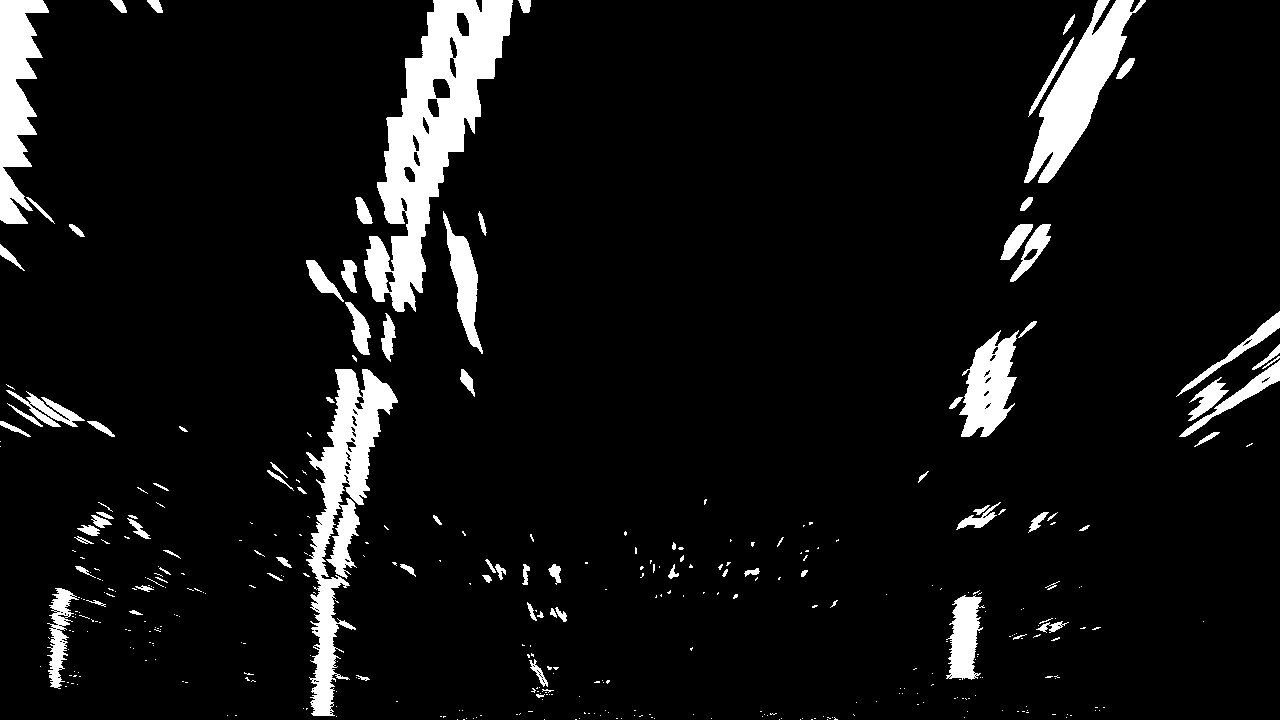
#> input picture Segments/warped-example.jpg, 1280 x 720 px
$ jupyter execute --allow-errors Advanced-Lane-Lines.ipynb   (shell and % lines are left out)   (older library calls are emulated)
#> lines starting #> are read from the running program, lines starting #| are printed output that depends on the picture; after the words box and inside, x2 and y2 are one past the last pixel; in counts of white or black regions, pixels touching at a corner belong together
## Import the Package

[cell 1]
import matplotlib.pyplot as plt
import matplotlib.image as mpimg
import numpy as np
import cv2
import glob
import os
from moviepy.editor import VideoFileClip
from IPython.display import HTML

## Read in an Image

#> (a cell that did not finish here is left out)

## Ideas for Lane Detection Pipeline

The goals / steps of this project are the following:

- Compute the camera calibration matrix and distortion coefficients given a set of chessboard images.
- Apply a distortion correction to raw images.
- Use color transforms, gradients, etc., to create a thresholded binary image.
- Apply a perspective transform to rectify binary image ("birds-eye view").
- Detect lane pixels and fit to find the lane boundary.
- Determine the curvature of the lane and vehicle position with respect to center.
- Warp the detected lane boundaries back onto the original image.
- Output visual display of the lane boundaries and numerical estimation of lane curvature and vehicle position.

##  Bank of Helpful Functions

[cell 3]
def camera_calibration(link='camera_cal/calibration*.jpg'):
#> called with link = 'camera_cal/calibration*.jpg'
    objp = np.zeros((6*9,3), np.float32)
#> objp = 54 rows, first 8: [0, 0, 0], [0, 0, 0], [0, 0, 0], [0, 0, 0], [0, 0, 0], [0, 0, 0], [0, 0, 0], [0, 0, 0]
    objp[:,:2] = np.mgrid[0:9,0:6].T.reshape(-1,2)
    objpoints = [] # 3d points in real world space
    imgpoints = [] # 2d points in image plane.
    images = glob.glob(link)
    for fname in images:
        img = cv2.imread(fname)
        gray = cv2.cvtColor(img,cv2.COLOR_BGR2GRAY)
        ret, corners = cv2.findChessboardCorners(gray, (9,6),None)
        if ret == True:
            objpoints.append(objp)
            imgpoints.append(corners)
            img = cv2.drawChessboardCorners(img, (9,6), corners, ret)
    return objpoints, imgpoints

def cal_undistort(img, objpoints, imgpoints):
    ret,mtx, dist, rvecs, tvecs = cv2.calibrateCamera(objpoints, imgpoints, img.shape[1:], None, None)
    undist = cv2.undistort(img, mtx, dist, None, mtx)
    return undist

# Convert to HLS color space and separate the S channel
# Note: the input "img" is the undistorted image
# [29 lines left out: function advance_combo, not called in this run]

def gaussian_blur(image, kernel=5):
    blurred = cv2.GaussianBlur(image, (kernel,kernel), 0)
    return blurred

# [4 lines left out: function draw_lines, not called in this run]
def weighted_img(img, initial_img, α=0.8, β=1., γ=0.):
    return cv2.addWeighted(initial_img, α, img, β, γ)

# [120 lines left out: functions hist, find_lane_pixels, fit_polynomial, not called in this run]

def fit_poly(img_shape, leftx, lefty, rightx, righty):
     ### TO-DO: Fit a second order polynomial to each with np.polyfit() ###
    left_fit = np.polyfit(lefty, leftx, 2)
    right_fit = np.polyfit(righty, rightx, 2)
    # Generate x and y values for plotting
    ploty = np.linspace(0, img_shape[0]-1, img_shape[0])
    ### TO-DO: Calc both polynomials using ploty, left_fit and right_fit ###
    left_fitx = left_fit[0]*ploty**2 + left_fit[1]*ploty + left_fit[2]
    right_fitx = right_fit[0]*ploty**2 + right_fit[1]*ploty + right_fit[2]

    return left_fitx, right_fitx, ploty

def search_around_poly(binary_warped):
    # HYPERPARAMETER
    # Choose the width of the margin around the previous polynomial to search
    # The quiz grader expects 100 here, but feel free to tune on your own!
    margin = 100

    # Grab activated pixels
    nonzero = binary_warped.nonzero()
    nonzeroy = np.array(nonzero[0])
    nonzerox = np.array(nonzero[1])

    ### TO-DO: Set the area of search based on activated x-values ###
    ### within the +/- margin of our polynomial function ###
    ### Hint: consider the window areas for the similarly named variables ###
    ### in the previous quiz, but change the windows to our new search area ###
    left_lane_inds = ((nonzerox > (left_fit[0]*(nonzeroy**2) + left_fit[1]*nonzeroy +
                    left_fit[2] - margin)) & (nonzerox < (left_fit[0]*(nonzeroy**2) +
                    left_fit[1]*nonzeroy + left_fit[2] + margin)))
    right_lane_inds = ((nonzerox > (right_fit[0]*(nonzeroy**2) + right_fit[1]*nonzeroy +
                    right_fit[2] - margin)) & (nonzerox < (right_fit[0]*(nonzeroy**2) +
                    right_fit[1]*nonzeroy + right_fit[2] + margin)))

    # Again, extract left and right line pixel positions
    leftx = nonzerox[left_lane_inds]
    lefty = nonzeroy[left_lane_inds]
    rightx = nonzerox[right_lane_inds]
    righty = nonzeroy[right_lane_inds]

    # Fit new polynomials
    left_fitx, right_fitx, ploty = fit_poly(binary_warped.shape, leftx, lefty, rightx, righty)

    ## Visualization ##
    # Create an image to draw on and an image to show the selection window
    out_img = np.dstack((binary_warped, binary_warped, binary_warped))*255
    window_img = np.zeros_like(out_img)
    # Color in left and right line pixels
    out_img[nonzeroy[left_lane_inds], nonzerox[left_lane_inds]] = [255, 0, 0]
    out_img[nonzeroy[right_lane_inds], nonzerox[right_lane_inds]] = [0, 0, 255]

    # Generate a polygon to illustrate the search window area
    # And recast the x and y points into usable format for cv2.fillPoly()
    left_line_window1 = np.array([np.transpose(np.vstack([left_fitx-margin, ploty]))])
    left_line_window2 = np.array([np.flipud(np.transpose(np.vstack([left_fitx+margin,
                              ploty])))])
    left_line_pts = np.hstack((left_line_window1, left_line_window2))
    right_line_window1 = np.array([np.transpose(np.vstack([right_fitx-margin, ploty]))])
    right_line_window2 = np.array([np.flipud(np.transpose(np.vstack([right_fitx+margin,
                              ploty])))])
    right_line_pts = np.hstack((right_line_window1, right_line_window2))

    # Draw the lane onto the warped blank image
    cv2.fillPoly(window_img, np.int_([left_line_pts]), (0,255, 0))
    cv2.fillPoly(window_img, np.int_([right_line_pts]), (0,255, 0))
    result = cv2.addWeighted(out_img, 1, window_img, 0.3, 0)

    # Plot the polynomial lines onto the image
    plt.plot(left_fitx, ploty, color='yellow')
    plt.plot(right_fitx, ploty, color='yellow')
    ## End visualization steps ##

    return result, left_fitx, right_fitx, ploty

# [33 lines left out: functions measure_curvature_pixels, car_offset, annotation, not called in this run]

## First, I'll compute the camera calibration using chessboard images

[cell 4]
# camera_calibration()
objpoints, imgpoints = camera_calibration(link='camera_cal/calibration*.jpg');

## I obatined the objpoints and imgpoints for calibration

[cell 5]
# cal_undistort()

img = cv2.imread('camera_cal/calibration4.jpg')
#> (the rest of this cell did not finish here and is left out)

## Use Color Transforms, Gradients, etc., to create a Thresholded Binary Image.

#> (a cell that did not finish here is left out)

## Apply a perspective transform to rectify binary image ("birds-eye view")

### Find a trapezoidal shape

#> (a cell that did not finish here is left out)

#> (a cell that did not finish here is left out)

#> (a cell that did not finish here is left out)

(274,680) , (1046,680) ,(546,485) , (743,485)

### Draw the lines and Obtain M

#> (a cell that did not finish here is left out)

#> (a cell that did not finish here is left out)

## Detect lane pixels and fit to find the lane boundary.

#> (a cell that did not finish here is left out)

### find_lane_pixels and fit_polynomial

### [Results] find_lane_pixels and fit_polynomial

#> (a cell that did not finish here is left out)

### Finding the Lines- Search from Prior

[cell 14]
import cv2
import numpy as np
import matplotlib.image as mpimg
import matplotlib.pyplot as plt

# Load our image - this should be a new frame since last time!
binary_warped = mpimg.imread('Segments/warped-example.jpg')
#> binary_warped is the input picture: shape (720, 1280); min 0, max 255, mean 18.5

# Polynomial fit values from the previous frame
# Make sure to grab the actual values from the previous step in your project!
left_fit = np.array([ 2.13935315e-04, -3.77507980e-01,  4.76902175e+02])
right_fit = np.array([4.17622148e-04, -4.93848953e-01,  1.11806170e+03])

# Run image through the pipeline
# Note that in your project, you'll also want to feed in the previous fits
result = search_around_poly(binary_warped)
#> in search_around_poly, `nonzero = binary_warped.nonzero()`: nonzero = 89486 positions, rows 0 to 719, columns 0 to 1279
#> in fit_poly, `left_fit = np.polyfit(lefty, leftx, 2)`: left_fit = [0.000151, -0.342, 475.5]
#> in fit_poly, `right_fit = np.polyfit(righty, rightx, 2)`: right_fit = [0.000433, -0.489, 1116]
#> in fit_poly, `left_fitx = left_fit[0]*ploty**2 + left_fit[1]*ploty + left_fit[2]`: left_fitx = 720 values, max 475.5 at index 0, min 307.6 at index 719, mean 378.6
#> in fit_poly, `right_fitx = right_fit[0]*ploty**2 + right_fit[1]*ploty + right_fit[2]`: right_fitx = 720 values, max 1116 at index 0, min 978 at index 565, mean 1014.9
#> in search_around_poly, `left_fitx, right_fitx, ploty = fit_poly(binary_warped.shape, leftx, le..`: ploty = 720 values from 0 to 719
#> in search_around_poly, `out_img[nonzeroy[right_lane_inds], nonzerox[right_lane_inds]] = [0, 0,..`:
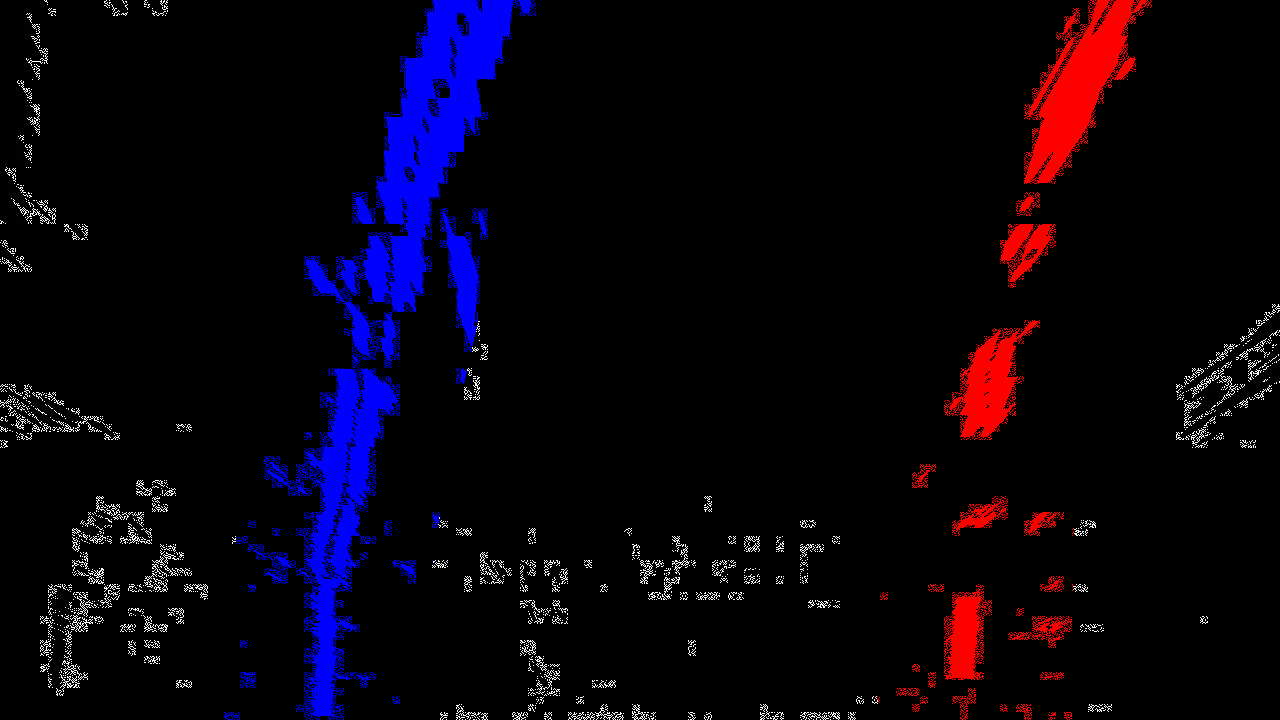
#> out_img: shape (720, 1280, 3); mean of channels 0, 1, 2 14.5, 3, 8.9; drawn as B, G, R
#> in search_around_poly, `left_line_window1 = np.array([np.transpose(np.vstack([left_fitx-margin..`: left_line_window1 = 720 pairs, first value 207.6 to 375.5, second value 0 to 719
#> in search_around_poly, `left_line_window2 = np.array([np.flipud(np.transpose(np.vstack([left_f..`: left_line_window2 = 720 pairs, first value 407.6 to 575.5, second value 0 to 719
#> in search_around_poly, `left_line_pts = np.hstack((left_line_window1, left_line_window2))`: left_line_pts = 1440 pairs, first value 207.6 to 575.5, second value 0 to 719
#> in search_around_poly, `right_line_window1 = np.array([np.transpose(np.vstack([right_fitx-marg..`: right_line_window1 = 720 pairs, first value 878 to 1016, second value 0 to 719
#> in search_around_poly, `right_line_window2 = np.array([np.flipud(np.transpose(np.vstack([right..`: right_line_window2 = 720 pairs, first value 1078 to 1216, second value 0 to 719
#> in search_around_poly, `right_line_pts = np.hstack((right_line_window1, right_line_window2))`: right_line_pts = 1440 pairs, first value 878 to 1216, second value 0 to 719
#> in search_around_poly, `cv2.fillPoly(window_img, np.int_([left_line_pts]), (0,255, 0))`:
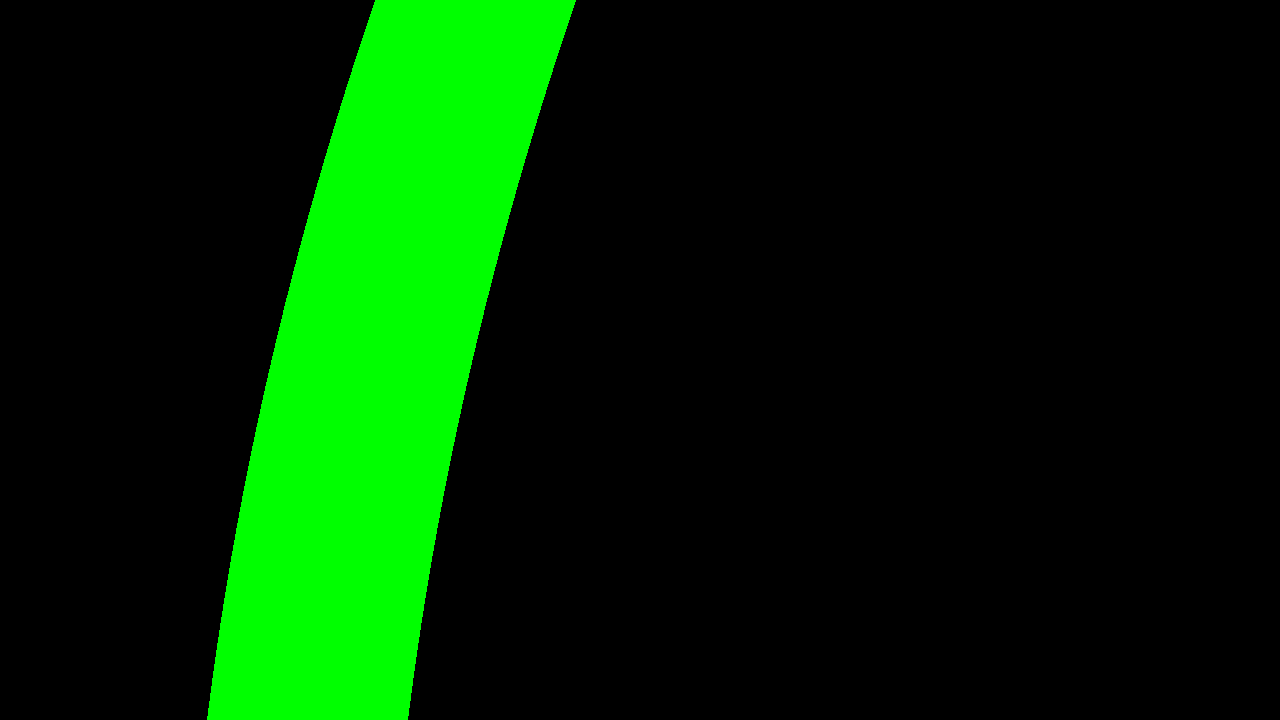
#> window_img: shape (720, 1280, 3); mean of channels 0, 1, 2 0, 40, 0; drawn as B, G, R
#> in search_around_poly, `cv2.fillPoly(window_img, np.int_([right_line_pts]), (0,255, 0))`:
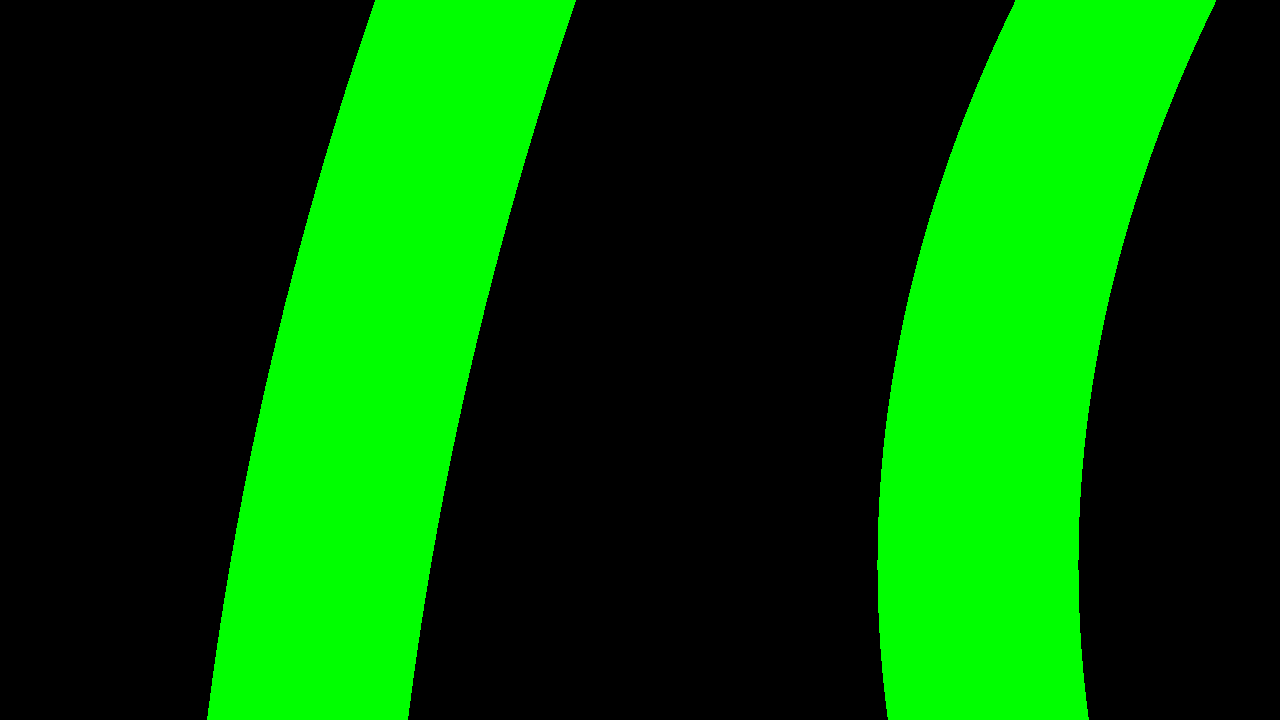
#> window_img: shape (720, 1280, 3); 15.7% of pixels changed, all inside (x1, y1, x2, y2) = (877, 0, 1216, 720); drawn as B, G, R
#> in search_around_poly, `result = cv2.addWeighted(out_img, 1, window_img, 0.3, 0)`:
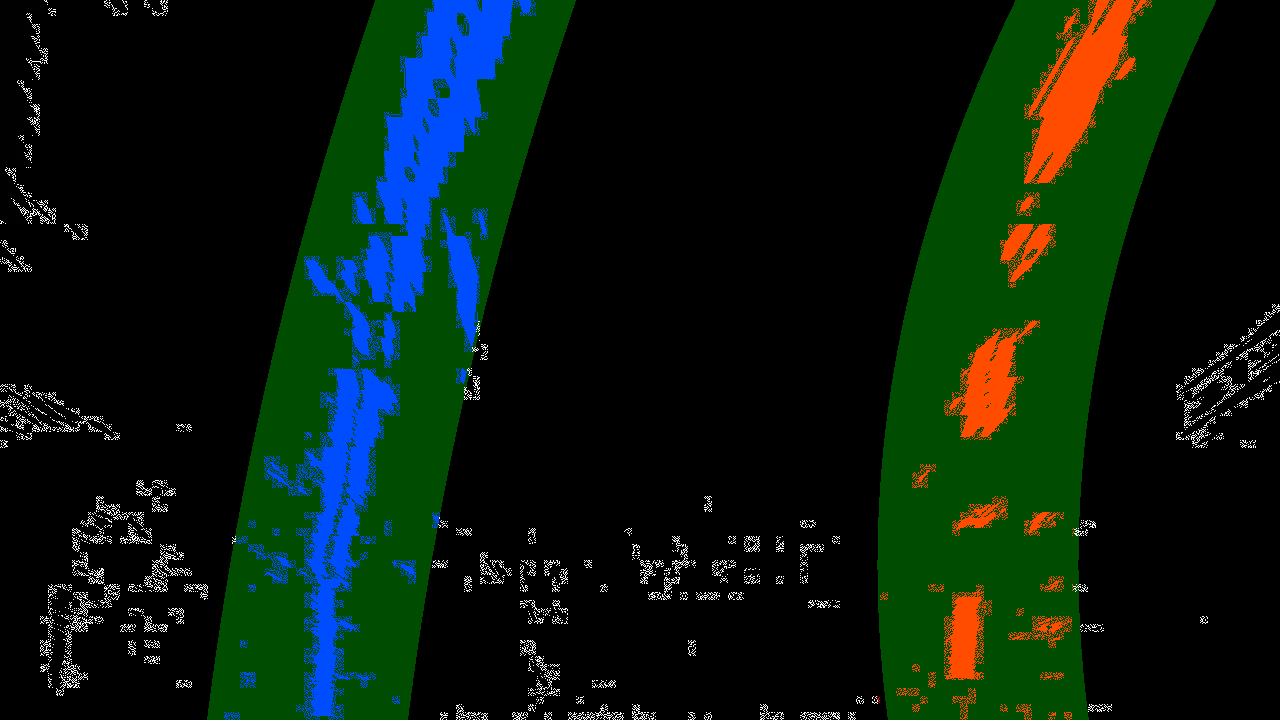
#> result: shape (720, 1280, 3); mean of channels 0, 1, 2 14.5, 26.8, 8.9; drawn as B, G, R

# View your output
plt.imshow(result)
#> (this line was passed over: IPython is not available in this run)
